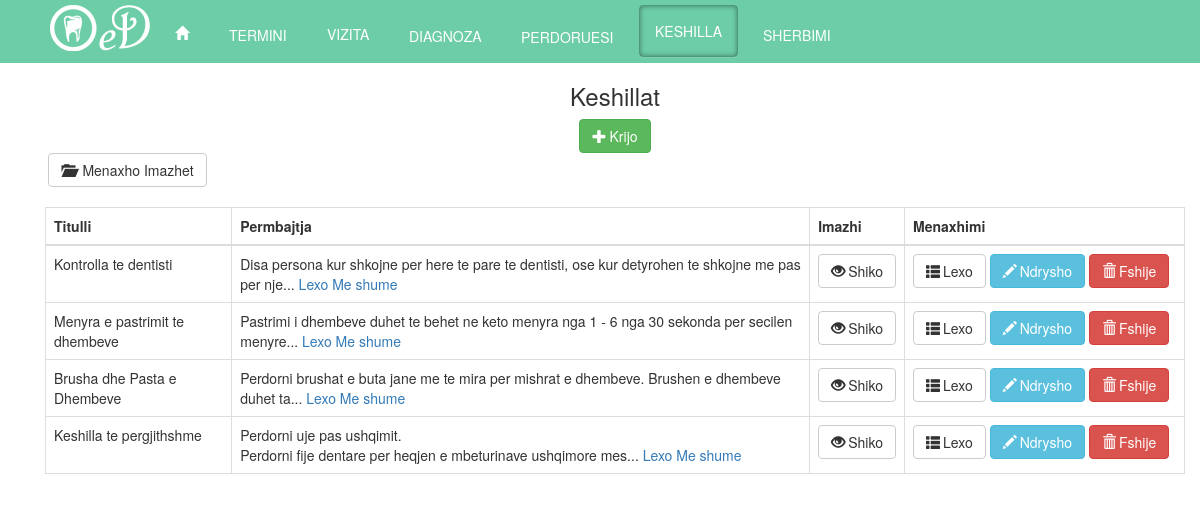
Before: /admin/?admin=keshillat (signed in) with the older database file.
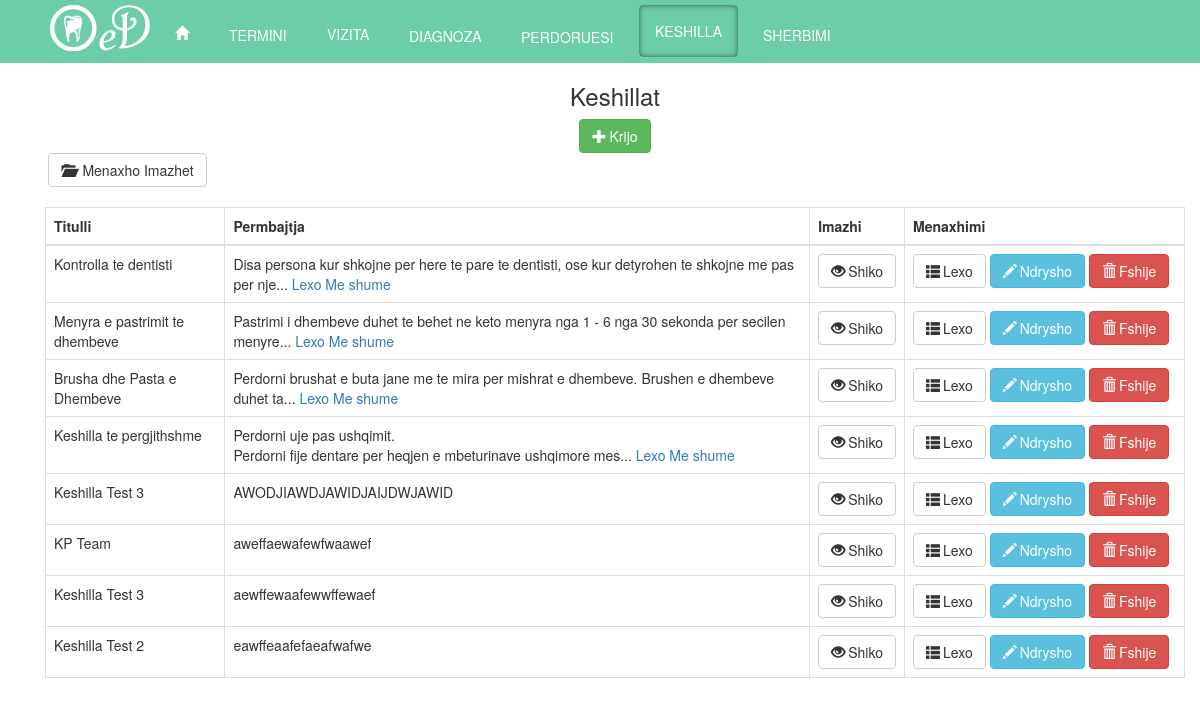
After: the same page with the newer database file.
### tables this page shows
CREATE TABLE `keshillat` (
  `keshillat_id` int(11) NOT NULL,
  `titulli` varchar(1000) NOT NULL,
  `permbajtja` varchar(1000) NOT NULL,
  `imazhi` varchar(1000) NOT NULL
);

### admin/keshillat.php (the view, shortened to what this page needs)
<div class="container">
            <div class="row">
                <h3 >Keshillat</h3>
                <a href="CRUDk/create.php" class="btn btn-success "><span class="glyphicon glyphicon-plus">&thinsp;</span>Krijo</a>
            </div>
    <div class="row">
    <div class="col-sm-2">
        <a class="btn btn-default" href="?admin=imazhet" > <span class="glyphicon glyphicon-folder-open">&thinsp;</span> Menaxho Imazhet</a>
                            </div>
    </div>
    <div class="table-responsive">
                <table class="table table-bordered">
                  <thead>
                    <tr>
                      <th>Titulli</th>
                      <th>Permbajtja</th>
                      <th>Imazhi</th>
                       <th>Menaxhimi</th>
                    </tr>
                  </thead>
                  <tbody>
                  <?php
                  $selektimi = "SELECT * FROM keshillat ";
		$result = mysql_query($selektimi) or die ('invalid query:'. mysql_error());
                       while($row = mysql_fetch_array($result))
		{
			list( $id, $titulli,  $permbajtja, $imazhi )=$row;
			echo '  <tr>';
			echo '<td>'.$titulli.'</td>';
                          if (strlen($permbajtja) > 100) {
                             $stringCut = substr($permbajtja, 0,100);
                            $permbajtja = substr($stringCut, 0, strrpos($stringCut, ' ')).'... <a href="CRUDk/read.php?id='.$id.'"  >Lexo Me shume</a>';
                        }
                        echo '<td>'.$permbajtja.'</td>';
                        echo '<td><a target="_blank" class="btn btn-default" href="../'.$imazhi.'" ><span class="glyphicon glyphicon-eye-open">&thinsp;</span>Shiko</a></td>';
	                echo '<td style="width: 280px;"><a class="btn btn-default" href="CRUDk/read.php?id='.$id.'" ><span class="glyphicon glyphicon-th-list">&thinsp;</span>Lexo</a>';
                        echo '<a class="btn btn-info   " href="CRUDk/update.php?id='.$id.'" ><span class="glyphicon glyphicon-pencil">&thinsp;</span>Ndrysho</a>';
                        echo '<a class="btn btn-danger" href="CRUDk/delete.php?id='.$id.'" ><span class="glyphicon glyphicon-trash">&thinsp;</span>Fshije</a></td>';
			echo '  </tr>';
		}
                  ?>
                  </tbody>
            </table>
    </div>
        </div>
    </div>

Changed rows visible on the page:
added keshillat: titulli "Keshilla Test 3", permbajtja "AWODJIAWDJAWIDJAIJDWJAWID"
added keshillat: titulli "KP Team", permbajtja "aweffaewafewfwaawef"
added keshillat: titulli "Keshilla Test 3", permbajtja "aewffewaafewwffewaef"
added keshillat: titulli "Keshilla Test 2", permbajtja "eawffeaafefaeafwafwe"
